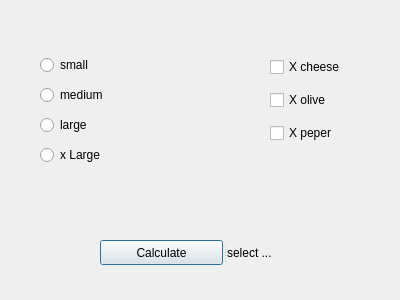
<?xml version="1.0" encoding="UTF-8"?>
<ui version="4.0">
 <class>Dialog</class>
 <widget class="QDialog" name="Dialog">
  <property name="geometry">
   <rect>
    <x>0</x>
    <y>0</y>
    <width>400</width>
    <height>300</height>
   </rect>
  </property>
  <property name="windowTitle">
   <string>Dialog</string>
  </property>
  <widget class="QLabel" name="label">
   <property name="geometry">
    <rect>
     <x>320</x>
     <y>250</y>
     <width>67</width>
     <height>17</height>
    </rect>
   </property>
   <property name="text">
    <string/>
   </property>
  </widget>
  <widget class="QWidget" name="">
   <property name="geometry">
    <rect>
     <x>40</x>
     <y>51</y>
     <width>114</width>
     <height>121</height>
    </rect>
   </property>
   <layout class="QVBoxLayout" name="verticalLayout">
    <item>
     <widget class="QRadioButton" name="small_radio">
      <property name="text">
       <string>small</string>
      </property>
     </widget>
    </item>
    <item>
     <widget class="QRadioButton" name="medium_radio">
      <property name="text">
       <string>medium</string>
      </property>
     </widget>
    </item>
    <item>
     <widget class="QRadioButton" name="large_radio">
      <property name="text">
       <string>large</string>
      </property>
     </widget>
    </item>
    <item>
     <widget class="QRadioButton" name="xlarge_radio">
      <property name="text">
       <string>x Large</string>
      </property>
     </widget>
    </item>
   </layout>
  </widget>
  <widget class="QWidget" name="">
   <property name="geometry">
    <rect>
     <x>270</x>
     <y>50</y>
     <width>94</width>
     <height>101</height>
    </rect>
   </property>
   <layout class="QVBoxLayout" name="verticalLayout_2">
    <item>
     <widget class="QCheckBox" name="cheeese_option">
      <property name="text">
       <string>X cheese</string>
      </property>
     </widget>
    </item>
    <item>
     <widget class="QCheckBox" name="olive_option">
      <property name="text">
       <string>X olive</string>
      </property>
     </widget>
    </item>
    <item>
     <widget class="QCheckBox" name="peperoption">
      <property name="text">
       <string>X peper</string>
      </property>
     </widget>
    </item>
   </layout>
  </widget>
  <widget class="QSplitter" name="splitter">
   <property name="geometry">
    <rect>
     <x>100</x>
     <y>240</y>
     <width>196</width>
     <height>25</height>
    </rect>
   </property>
   <property name="orientation">
    <enum>Qt::Horizontal</enum>
   </property>
   <widget class="QPushButton" name="calculate">
    <property name="text">
     <string>Calculate</string>
    </property>
   </widget>
   <widget class="QLabel" name="price_label">
    <property name="text">
     <string>select ...</string>
    </property>
   </widget>
  </widget>
 </widget>
 <resources/>
 <connections>
  <connection>
   <sender>small_radio</sender>
   <signal>toggled(bool)</signal>
   <receiver>Dialog</receiver>
   <slot>update_val()</slot>
   <hints>
    <hint type="sourcelabel">
     <x>83</x>
     <y>67</y>
    </hint>
    <hint type="destinationlabel">
     <x>169</x>
     <y>28</y>
    </hint>
   </hints>
  </connection>
  <connection>
   <sender>medium_radio</sender>
   <signal>toggled(bool)</signal>
   <receiver>Dialog</receiver>
   <slot>update_val()</slot>
   <hints>
    <hint type="sourcelabel">
     <x>142</x>
     <y>95</y>
    </hint>
    <hint type="destinationlabel">
     <x>198</x>
     <y>90</y>
    </hint>
   </hints>
  </connection>
  <connection>
   <sender>large_radio</sender>
   <signal>toggled(bool)</signal>
   <receiver>Dialog</receiver>
   <slot>update_val()</slot>
   <hints>
    <hint type="sourcelabel">
     <x>120</x>
     <y>117</y>
    </hint>
    <hint type="destinationlabel">
     <x>204</x>
     <y>127</y>
    </hint>
   </hints>
  </connection>
  <connection>
   <sender>xlarge_radio</sender>
   <signal>toggled(bool)</signal>
   <receiver>Dialog</receiver>
   <slot>update_val()</slot>
   <hints>
    <hint type="sourcelabel">
     <x>85</x>
     <y>154</y>
    </hint>
    <hint type="destinationlabel">
     <x>184</x>
     <y>186</y>
    </hint>
   </hints>
  </connection>
  <connection>
   <sender>cheeese_option</sender>
   <signal>toggled(bool)</signal>
   <receiver>Dialog</receiver>
   <slot>incval()</slot>
   <hints>
    <hint type="sourcelabel">
     <x>338</x>
     <y>62</y>
    </hint>
    <hint type="destinationlabel">
     <x>383</x>
     <y>56</y>
    </hint>
   </hints>
  </connection>
  <connection>
   <sender>olive_option</sender>
   <signal>toggled(bool)</signal>
   <receiver>Dialog</receiver>
   <slot>incval()</slot>
   <hints>
    <hint type="sourcelabel">
     <x>341</x>
     <y>101</y>
    </hint>
    <hint type="destinationlabel">
     <x>394</x>
     <y>101</y>
    </hint>
   </hints>
  </connection>
  <connection>
   <sender>peperoption</sender>
   <signal>toggled(bool)</signal>
   <receiver>Dialog</receiver>
   <slot>incval()</slot>
   <hints>
    <hint type="sourcelabel">
     <x>335</x>
     <y>128</y>
    </hint>
    <hint type="destinationlabel">
     <x>387</x>
     <y>184</y>
    </hint>
   </hints>
  </connection>
  <connection>
   <sender>calculate</sender>
   <signal>toggled(bool)</signal>
   <receiver>Dialog</receiver>
   <slot>showcal()</slot>
   <hints>
    <hint type="sourcelabel">
     <x>150</x>
     <y>259</y>
    </hint>
    <hint type="destinationlabel">
     <x>166</x>
     <y>275</y>
    </hint>
   </hints>
  </connection>
 </connections>
 <slots>
  <slot>update_val()</slot>
  <slot>incval()</slot>
  <slot>showcal()</slot>
 </slots>
</ui>
